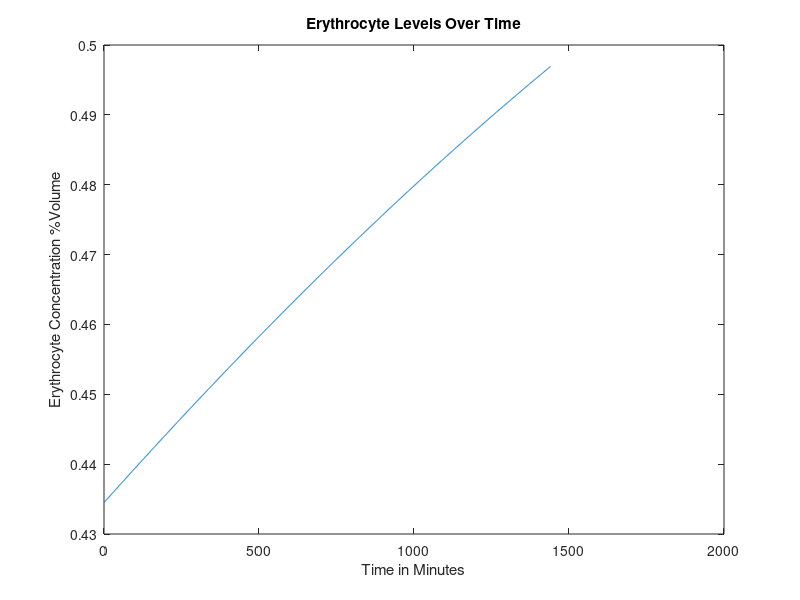
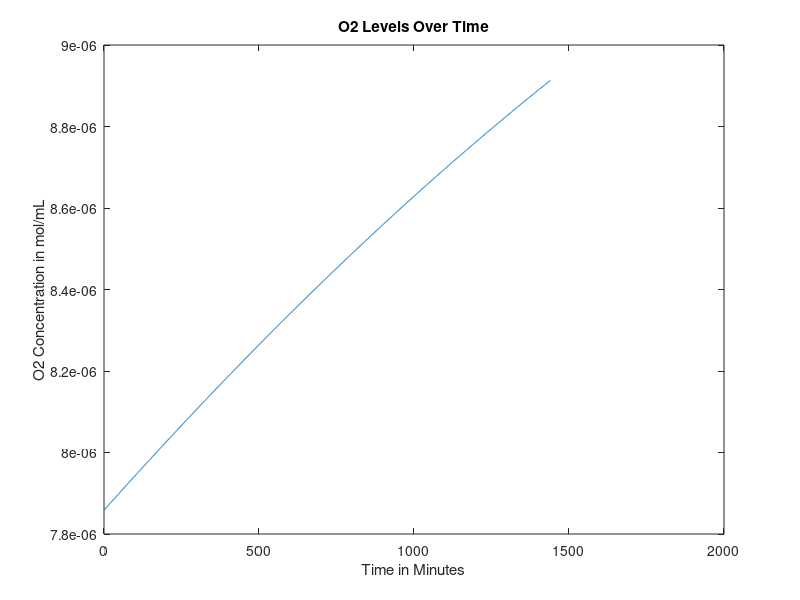
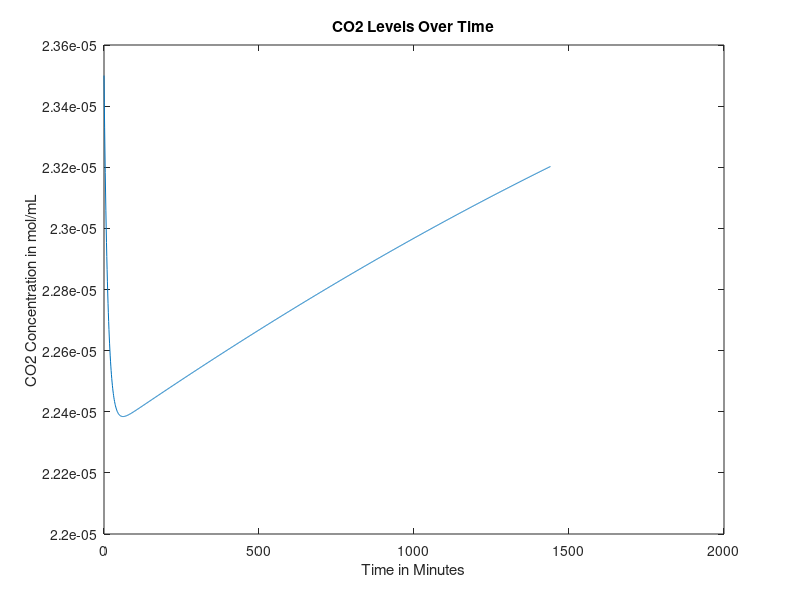
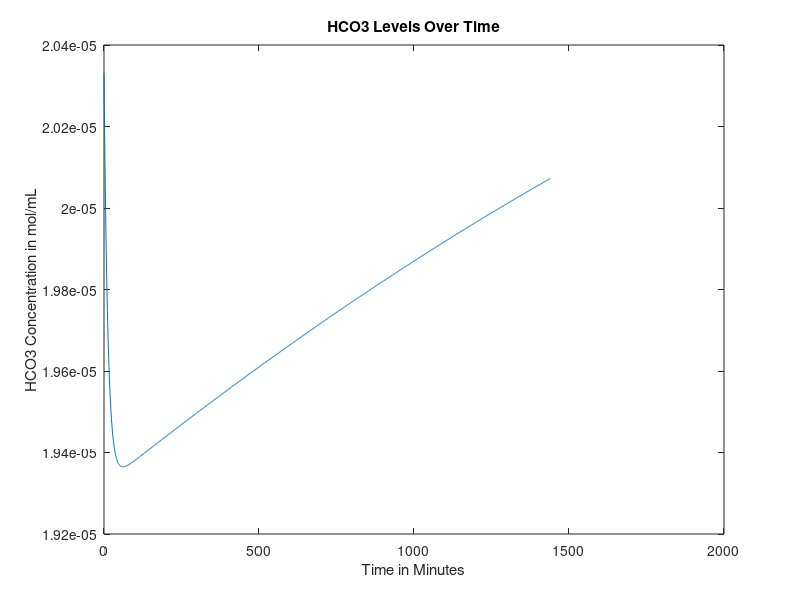

Write MATLAB code to recreate these figures, in order.
function mainfunction2FUCKINGBROKEN()

age = 50;%30; %Age in years
gender = 0; %Gender, 0=male, 1=female
mass = 70; %Weight in kg
anemia = 1; %Is the patient anemic? 1 if yes, 0 if no
FerritinStores = 0.0179; %Stored moles of iron in liver as ferritin
BP=100; %avg blood pressure in mmHg
RQ=0.825;%reaction quotients for the general body and
%RQheart=0.7;

if (40>=age) %if/else statement that sets heart rate based on age, in bpm
    baseheartrate = 60;
else 
    baseheartrate=70;
end


%Intake of various nutrients
carbs=130;
calciumintake=1000;
sodiumintake=500;

if gender==1
    ironintake=18;
else
    ironintake=8;
end

basebloodweight=0.07*mass; %sets mass of blood in the body based on percentage composition of blood and bodyweight
bloodweight=basebloodweight;

%SV=mass; %stroke volume, blood pumped out of heart per beat in mL

bloodflow0 = 1000*bloodweight/1.06; %blood flow out of heart per minute in mL, divided by density of 1.06 g/mL (steady state value)


% cvector = concentration vector, [cE, cNa, cCa, cIron, cGlucose, cO2,
% cCO2, cHCO3], where c = "concentration of", and the letters are our
% components


if gender == 0 %if statement sets volume percentage of red blood cells based on gender
    cE0 = 0.4345;
elseif gender == 1
    cE0 = 0.402;
end

%set concentration of O2 and CO2 in mol/mL at BTP in venous blood
cO2 = 0.00000785855;
cCO2 = 0.0000235;
%concentration of bicarbonate in venous blood, in mol/L
cHCO3 = 0.00002033;
%concnetartion of glucose in mol/mL
cGlucose = 0.0000055;
%Na concentration in mol/mL
cNa = 0.000137;
%Concentration of Ca in mol/mL
cCa = 0.00000118;
%Concentration of iron in mol/mL
cIron = 0.00012592;

cvector0 = [cE0 cO2 cCO2 cHCO3 cGlucose cNa cCa cIron]; %concentration in the blood, in moles? mL/mL of blood

cEtrack=[cvector0(1)];
cO2track=[cvector0(2)];
cCO2track=[cvector0(3)];
cHCO3track=[cvector0(4)];
cGlucosetrack=[cvector0(5)];
cNatrack=[cvector0(6)];
cCatrack=[cvector0(7)];
cIrontrack=[cvector0(8)];

bloodflowvec=[bloodflow0];
bloodweightvec=[bloodweight];
heartvec=[60];
BPvec=[100];
for loop=1:1440
    
   
    
    heartrate=70;%baseheartrate+0.1346*(cE0*bloodflow0-cvector0(1)*bloodflow0);
    heartvec=[heartvec heartrate];
    bloodflow0 = (heartrate/baseheartrate)*bloodflow0;
    % all blood per min for 60 beats per min -> all blood per 60 beats
    %(heartrate/60)*bloodflow0
    
    
    %Run initial venous blood through the heart
    [bloodflow, cvector, Ci] = lungs(bloodflow0, cvector0);
    %Run blood from lungs to the heart
    [bloodflow, cvector1] = heart(bloodflow, cvector, mass, Ci);
    %These three values are the blood flows that go from the heart to each
    %organ
    
    
    
    %Volumetric flow rate in and out of liver (mL/min)
    %Vi=Vj=V=100mL/min per 100g liver
    %Blood flow distribution will change during iron deficiency anemia but we
    %don't have a function modeling this yet
    
    if (18<=age) && (age<50)
        V=452+16.34*mass+11.85*age-166*gender;
    else
        V=1390+15.94*mass-12.86*age;
    end
    
    BFbraini=0.15*bloodflow;
    BFliveri=V;
    BFotherbloodi=bloodflow-BFbraini-0.3*BFliveri;
    %Process each of these three blood flows in their respective organs
    [BFbrainj, cvectorbrainj] = brain(BFbraini, cvector1, mass, Ci);
    
    [BFotherbloodj, cvectorotherbloodj, bloodweight1] = otherblood(BFotherbloodi, cvector1, carbs, calciumintake, sodiumintake, ironintake, Ci, RQ, anemia, bloodweight);
    bloodweight=bloodweight1;
    Mvectorotherbloodliver=0.7*V*cvectorotherbloodj;
    Mvectorheart=0.3*V*cvector1;
    cvectorliverin=(Mvectorotherbloodliver+Mvectorheart)/V;
    
    [BFliverj, cvectorliverj, FerritinStores1, BP1] = liver(BFliveri,cvectorliverin,gender,mass,Ci,FerritinStores,cE0,basebloodweight,bloodweight1, loop);
    %Redirect blood from liver to other blood and mix the two
    FerritinStores=FerritinStores1;
    Mvectorotherbloodj=(cvectorotherbloodj*(BFotherbloodj-0.7*V))+(cvectorliverj*BFliverj);
    %Add the blood flow from other blood and liver to get new blood volume
    BFotherbloodj=BFotherbloodj-0.7*V+BFliverj;
    %Do a weighted average to get a new cvector
    cvectorotherbloodj=Mvectorotherbloodj/BFotherbloodj;
    %Send 25% of the blood flow to the kidneys
    BFkidneyi=0.25*(BFbrainj+BFotherbloodj);
    %Subtract blood sent to kidneys from other blood
    BFotherbloodj=BFotherbloodj-BFkidneyi;
    %Have the kidneys process the blood they receive
    BPvec=[BPvec BP1];
    [BFkidneyj, cvectorkidneyj, bloodweightout] = kidney(BFkidneyi, cvectorotherbloodj,RQ,mass, Ci, BP1,bloodweight);
    bloodweight=bloodweightout;
    %Send blood processed in kidneys back to other blood, pool with brain, create Mvector
    Mvectorotherblood=(BFotherbloodj*cvectorotherbloodj)+(BFkidneyj*cvectorkidneyj)+(BFbrainj*cvectorbrainj);
    %Reset the bloodflow back into the lungs to the blood flow we just computed
    bloodflow0=BFotherbloodj+BFkidneyj+BFbrainj;
    bloodflowvec=[bloodflowvec bloodflow0];
    %Recompute cvector0 by dividing Mvectorotherblood by bloodflow0
    cvector0=Mvectorotherblood/bloodflow0;
    bloodweightvec=[bloodweightvec bloodweight];
    cEtrack=[cEtrack cvector0(1)];
    cO2track=[cO2track cvector0(2)];
    cCO2track=[cCO2track cvector0(3)];
    cHCO3track=[cHCO3track cvector0(4)];
    cGlucosetrack=[cGlucosetrack cvector0(5)];
    cNatrack=[cNatrack cvector0(6)];
    cCatrack=[cCatrack cvector0(7)];
    cIrontrack=[cIrontrack cvector0(8)];
    
    A = [cvector; cvector1; cvectorbrainj; cvectorotherbloodj; cvectorliverj; cvectorkidneyj; cvector0];
end

figure
plot(0:loop(end),cEtrack)
title('Erythrocyte Levels Over Time')
xlabel('Time in Minutes')
ylabel('Erythrocyte Concentration %Volume')

figure
plot(0:loop(end),cO2track)
title('O2 Levels Over Time')
xlabel('Time in Minutes')
ylabel('O2 Concentration in mol/mL')

figure
plot(0:loop(end),cCO2track)
title('CO2 Levels Over Time')
xlabel('Time in Minutes')
ylabel('CO2 Concentration in mol/mL')

figure
plot(0:loop(end),cHCO3track)
title('HCO3 Levels Over Time')
xlabel('Time in Minutes')
ylabel('HCO3 Concentration in mol/mL')

figure
plot(0:loop(end),cGlucosetrack)
title('Glucose Levels Over Time')
xlabel('Time in Minutes')
ylabel('Glucose Concentration in mol/mL')

figure
plot(0:loop(end),cNatrack)
title('Na Levels Over Time')
xlabel('Time in Minutes')
ylabel('Na Concentration in mol/mL')

figure
plot(0:loop(end),cCatrack)
title('Ca Levels Over Time')
xlabel('Time in Minutes')
ylabel('Ca Concentration in mol/mL')

figure
plot(0:loop(end),cIrontrack)
title('Iron Levels Over Time')
xlabel('Time in Minutes')
ylabel('Iron Concentration in mol/mL')

figure
plot(0:loop(end), bloodflowvec)
title('Bloodflow Over Time')
xlabel('Time in Minutes')
ylabel('Bloodflow in mL/min')

figure
plot(0:loop(end), bloodweightvec)
title('Blood Volume Over Time')
xlabel('Time in Minutes')
ylabel('Blood Volume')

figure
plot(0:loop(end), heartvec)
title('Heart Rate Over Time')
xlabel('Time in Minutes')
ylabel('Heart Rate')

figure
plot(0:loop(end), BPvec)
title('BP Over Time')
xlabel('Time in Minutes')
ylabel('BP')
end

function [bloodout, Cout, Ci] = lungs(vblood, Cvector)
Cout = [];
% Finding volumetric flow rate out of oxygen
CiO2 = 0.000001964637; %5mL/100mL becomes .000001964637 mol
%CdeoxygenatedO2 = 0.16; %from graph and partial pressure of oxygen in entering deoxygenated blood being...
Ci=CiO2*vblood;                       %40 mmHg (this might also depend on hemoglobin)
nO2i = vblood*(Cvector(2)+CiO2); %O2 in, mL/min
nO2cons = 0.05*CiO2*vblood;%.0002082515; %5.3 mL/min becomes .0002082515 mol/min
nO2j = nO2i - nO2cons; %O2 out, mol/min
Cout(2) = nO2j/vblood; %mol/mL

% Finding volumetric flow rate out of carbon dioxide
nCO2i = vblood*Cvector(3);
nCO2cons = nCO2i*(1-(48/52));%vblood*(.0000015716531); %vblood(mL/min) and concentration of blood consumed (mol/mL)
%CjCO2 = 0.48; %48 mL/100 mL, should be dependent on hemoglobin, oxygen, things like that
nCO2j = nCO2i - nCO2cons; %CO2 out, L/min
Cout(3) = nCO2j/vblood;

% Finding volumetric flow rate out of bicarbonate
rHCO3CO2 = Cvector(4)/Cvector(3); %ratio of bicarbonate to carbon dioxide in blood leaving lungs
nHCO3j = rHCO3CO2*nCO2j; %HCO3 out, mol/min
Cout(4) = nHCO3j/vblood;

% Finding volumetric flow rate out of calcium
Cout(7) = Cvector(7); %calcium out, L/min

Cout(8) = Cvector(8); %iron concentration doesn't change in lungs
% Finding volumetric flow rate out of sodium
Cout(6) = Cvector(6); %sodium out, L/min

% Finding volumetric flow rate out of erythrocytes
Cout(1) = Cvector(1);

% Finding volumetric flow rate out of glucose

nglucosecons = nO2cons/6; %molar flow rate of glucose consumed, mol/min, in terms of O2 consumed
nGlucosei = Cvector(5)*vblood;
nGlucosej = nGlucosei - nglucosecons; %molar flow rate of glucose out, mol/min
Cout(5) = nGlucosej/vblood;
bloodout = vblood;
end

function [bloodflowj, cvectorj] = brain(bloodflowi, cvectori, mass, Ci)
%Blood volume conserved
bloodflowj=bloodflowi;

brainmass=0.02*mass*1000; %gives brain mass in grams as 2% body mass
Mvector=bloodflowi*cvectori;
%Create a null vector for cvectorj
cvectorj=zeros(1,8);
%Sets inflows equal to outflows for erythrocytes, Na, Ca, Iron
cvectorj(1)=cvectori(1);
cvectorj(6)=cvectori(6);
cvectorj(7)=cvectori(7);
cvectorj(8)=cvectori(8);

%Consume oxygen at 18.4% of intake rate
MO2j=Mvector(2)-0.184*Ci;
%Consume glucose at a rate of 5.6 mg per 100g brain mass per minute
MGlucosej=Mvector(5)-(0.00003108*(brainmass/100));%moles of glucose in - glucose requirements per mon in moles/minute
%Calculate CO2 produced based on glucose consumed via respiration equation
MCO2j=Mvector(3)+6*(0.6660746/1440);
%Calculate HCO3 made when the CO2 is produced
rHCO3CO2=Mvector(4)/Mvector(3); %ratio of bicarbonate to carbon dioxide in blood leaving lungs
HCO3j=Mvector(4)+rHCO3CO2*6*(0.6660746/1440);

%Calculate values above as concentrations and add them to cvectorj
cvectorj(2)=MO2j/bloodflowj;
cvectorj(5)=MGlucosej/bloodflowj;
cvectorj(3)=MCO2j/bloodflowj;
cvectorj(4)=HCO3j/bloodflowj;

end

function [outflow, Cout] = heart(flow,Cvector,weight, Ci)

Cout = [];

% Finding concentration out of glucose
Cout(5)=Cvector(5);
% Finding concentration out of erythrocytes
Cout(1)=Cvector(1);
% Finding concentration out of sodium
Cout(6)=Cvector(6);
% Finding concentration out of iron
Cout(8)=Cvector(8);
% Finding concentration out of calcium
Cout(7)=Cvector(7);

heartmass = weight*.003;
nO2cons = 0.116*Ci; %mL/min*mol/mL=mol/min
Cout(2) = (Cvector(2)*flow - nO2cons)/flow;
CO2gen = .7*nO2cons; %using respiratory quotient in the heart
Cout(3) = (Cvector(3)*flow + CO2gen)/flow;
rHCO3CO2 = Cvector(4)/Cvector(3); %ratio of bicarbonate to carbon dioxide in blood leaving lungs
nHCO3j = rHCO3CO2*CO2gen; %HCO3 out, mol/min
Cout(4) = (Cvector(4)*flow + nHCO3j)/flow;

outflow = flow;
end




function [bloodflowj, cvectorout, FerritinStores1, BP1]=liver(V,cvectori,G,mass,Ci,FerritinStores, cE0, basebloodweight, bloodweight, loop)
%This function will deliver output volumetric flow rates for the concentration of
%the 8 components (mol/mLmin) out of the liver
%Input: G=Gender (1 if female, 0 if male)
%W=weight of person (kg); A=age of person (years)
%cvector=[cE,cO2,cCO2,cHCO3,cGlucose,cNa,cCa,cFe)
%Outputs are all in concentration flow rates (mol/mLmin) out

%Initializes cvectorout
cvectorout=[0,0,0,0,0,0,0,0];



%Calculates concentration flow rate of red blood cells out
%p=blood density in amount per mL
%Vbody=Volume of body in mL. Calculating assuming 7% of total body weight
%is blood, then divided by density of blood to find volume of blood
%RBCj=raw numerical flow rate of red blood cells out/min
%RBCi=raw numerical flow rate of RBC in/min
%nRBCj=molar flow rate of RBC out/min
%RBCcons=consumption rate of RBC/min
%No generation of RBC in liver

p=1.2e10; %number of red blood cells per mL of PURE red blood cells

%Calculate volume of the body
Vblood=0.07*mass*1000/1.056;
%Calculate the number of RBCs entering liver based on concentration,
%flow rate, and pure RBC density
RBCi=p*V*cvectori(1);
%Consume some based on body size
RBCcons=5.55555e-6*cvectori(1)*Vblood;
%Find pure volume of RBCs we now have based on number and density
VRBCj=(RBCi-RBCcons)/p;
%Calculate volume of plasma that entered
Vplasma=V*(1-cvectori(1));
%Calculate new concentrations based on volumeRBCs/total volume
cvectorout(1)=VRBCj/(VRBCj+Vplasma);
%Bloodflow out = blood cells out + plasma volume
bloodflowj=Vplasma+VRBCj;

%Calculates concentration flow rate of O2 out
%No generation of O2
%nO2i=molar flow rate of O2/min in
%nO2j=molar flow rate of O2/min out
%nO2cons=molar consumption rate of O2/min
nO2i= cvectori(2)*V;
nO2cons=0.204*Ci;
nO2j=nO2i-nO2cons;
cvectorout(2)=nO2j/V;

%Calculates the required intake of protein in grams/min given a
%person's demographic information
%dprotein=daily protein intake in g/day
%protein=protein intake in g/min
dprotein=0.8*mass;
protein=dprotein/1440;

%Calculates concentration flow rate of CO2 out
%nCO2i=molar flow rate of CO2/min in
%nCO2j=molar flow rate of CO2/min out
%nCO2gen=molar flow rate of CO2/min generated
%RQ=Respiratory Quotient=mol CO2 produced/mol O2 consumed
RQ=0.825;
rHCO3CO2 = cvectori(4)/cvectori(3);
nCO2gen=RQ*nO2cons;
nCO2i=cvectori(3)*V;
nCO2j=nCO2i+nCO2gen-((protein/100)/rHCO3CO2);
cvectorout(3)=nCO2j/V;


%Calculates the concentration flow rate of Bicarbonate out
%Assume no generation of bicarbonate
%%Also liver just takes in bicarbonate from the heart and stomach
%1mole bicarbonate ions consumed by liver per 100g protein/day
%rHCO3CO2 = cvectori(4)/cvectori(3); %ratio of bicarbonate to carbon dioxide in blood leaving lungs
nHCO3gen = rHCO3CO2*nCO2gen; %HCO3 out, mol/min
nHCO3i=cvectori(4)*V;
nHCO3j=nHCO3i-(protein/100)+nHCO3gen;
cvectorout(4)=nHCO3j/V;

%Calculates the concentration flow rate of Na2+ out
%Assume no generation of Na2+, only in, out, and consumption
%nNai=molar flow rate of sodium in
%nNacons=molar flow rate of sodium consumed given that 10% of bile salts
%are consumed, approx 600mL are produced per day, and there are 135mM Na+
%ions in bile.
%nNaj=molar flow rate of sodium out
nNacons=9.375e-9;
nNai=cvectori(6)*V;
nNaj=nNai-nNacons;
cvectorout(6)=nNaj/V;

%Calculates the concentration flow rate of Ca2+ out
%Assume no generation nor consumption.
%cCai=concentration flow rate of Ca2+ in mol/mLmin in
%cCaj=concentration flow rate of Ca2+ in mol/mLmin out
cvectorout(7)=cvectori(7);
%Calculates the concentration flow rate of Fe out
%Assume no generation since

% Glucose needs a big ol generation term
consumeorgenerate=0.8144*(cvectori(5)*10^6)^3-9.622*(cvectori(5)*10^6)^2+108.74*(cvectori(5)*10^6)-480.69;
scalingterm = 300/(26*mass*10^-6);
if consumeorgenerate < 0
    nGlucosegen=abs(consumeorgenerate)/scalingterm;
    nGlucosecons=0;
elseif consumeorgenerate > 0
    nGlucosecons=abs(consumeorgenerate)/scalingterm;
    nGlucosegen=0;
else
    nGlucosegen=0;
    nGlucosecons=0;
end
nGlucosebasalcons = nO2cons/6;
nGlucosei = cvectori(5)*V;
nGlucosej = nGlucosei + nGlucosegen - nGlucosecons - nGlucosebasalcons;
cvectorout(5) = nGlucosej/V;

% Iron gets packaged into ferritin in the liver, to be stored and used
% later if we run low


%determine molar flow rate of iron in
Mironin=V*cvectori(8);
Mirondif=(V*0.00012592)-Mironin;%this number is desired steady state iron concentration in the blood

if Mirondif < 0
    FerritinStores1=FerritinStores-Mirondif;
    cvectorout(8)=0.00012592;
elseif Mirondif == 0
    cvectorout(8)=cvectori(8);
    FerritinStores1=FerritinStores;
    
elseif FerritinStores > Mirondif && Mirondif>0
    Mironadd=Mirondif;
    FerritinStores1=FerritinStores-Mironadd;
    cvectorout(8)=(Mironadd+Mironin)/V;

elseif FerritinStores < Mirondif && Mirondif>0
    Mironadd=FerritinStores;
    cvectorout(8)=(Mironadd+Mironin)/V;
    FerritinStores1=0;
  
elseif FerritinStores == Mirondif && Mirondif>0
    FerritinStores1=0;
    Mironadd=FerritinStores;
    cvectorout(8)=(Mironadd+Mironin)/V;

elseif FerritinStores == 0 && Mirondif>0
    FerritinStores1=0;
    cvectorout(8)=cvectori(8);
end

%Calculate current blood pressure based on hematocrit and blood volume
BP1=(38.178*log(bloodweight/basebloodweight)+100);%*(1.8886*(cvectori(1)/cE0)-0.8886);
end


function [bloodflowj, cvectorj, bloodweightout] = kidney(bloodflowi, cvectori, RQ, mass, Ci, BP1, bloodweightin)
T=1440;%Multiplier that scales up the time period of interest to one day (required for glucose equation)
Kidneymass=(300/70000)*mass; %mass of the kidneys combined in grams

waterout=1.389*(0.0003*(BP1)^2-0.0257*BP1+0.57); %water removed in mL/min

%if statement makes sure we can nener have negative water removed
%(theoretically possible toward very end of our graph)
if waterout > 0
    waterout=waterout;
elseif waterout <= 0
    waterout=0;
end


%Initialize all intakes
Mvector=bloodflowi*cvectori;
bloodflowj=bloodflowi-waterout;
bloodweightout=bloodweightin-(waterout/1000);
%Consume relevant compounds to create outlet values

MEj=Mvector(1);
MIronj=Mvector(8);

MO2j=Mvector(2)-0.072*Ci;
% Find mol/min O2 consumed
%MO2cons = Mvector(2) - MO2j;
% Convert to mL/min per 100g
%MO2cons = (MO2cons/0.0000392927)/(Kidneymass/100);
% Find mmol/min per 100g Na consumed
%MNacons = (MO2cons - 0.5)/0.1;
% Convert to mol/min
%MNacons = (MNacons/1000)*(Kidneymass/100);

%this is new sodium stuff

PNaconc=cvectori(6)*1e6; %plasma sodium concentration, converted to mmol/L for the sake of the equation
%Naremoved=0.0043*(PNaconc)^3 - 1.6942*(PNaconc)^2 + 223.58*PNaconc - 9925; %sodium removed, micromol per minute
Naremoved=0.0003*exp(0.0817*PNaconc);%sodium removed, micromol per minute
MNaremoved=Naremoved/1e6;%sodium removed in moles
MNaj = Mvector(6) - MNaremoved;

%this is old sodium stuff
% MNacons = (100/1440)/1000;
% MNaj = Mvector(6) - MNacons;





MCaj=Mvector(7) - 3.8981e-09*bloodflowi;
MGlucosej=Mvector(5)-(Mvector(5)*(0.226/((Mvector(5))*T)));
MCO2j=Mvector(3)+((Mvector(2)-MO2j)*RQ);
rHCO3O2=Mvector(4)/Mvector(3);
MHCO3gen=rHCO3O2*((Mvector(2)-MO2j)*RQ);
MHCO3j=Mvector(4)+MHCO3gen;%-0.15*(Mvector(4))+(.004/T)

%Recompute all concentrations using original mass of blood and new values

cIronj=MIronj/bloodflowj;
cNaj=MNaj/bloodflowj;
cO2j=MO2j/bloodflowj;
cCO2j=MCO2j/bloodflowj;
cEj=MEj/bloodflowj;
cGlucosej=MGlucosej/bloodflowj;
cHCO3j=MHCO3j/bloodflowj;
cCaj=MCaj/bloodflowj;

cvectorj=[cEj cO2j cCO2j cHCO3j cGlucosej cNaj cCaj cIronj];

end

function [outflow, Cout, bloodweight1] = otherblood(flow, Cin, carbs, calciumintake, sodiumintake, ironintake, Ci, RQ, anemia, bloodweight)
Cout = [];
bleed=0.5;%rate of bleeding in mL/min
waterin=1.389; %water flow rate in, in mL/min


%Accounts for the bleeding of a certain volume at a steady rate when the
%patient is anemic    
if anemia == 0
outflow = flow+waterin;
bloodweight1=bloodweight+(waterin/1000);
else
outflow = flow - bleed+waterin;%arbitrarily set bleeding rate to 0.5 mL/min
bloodweight1=bloodweight-(bleed/1000)*1.056+(waterin/1000); %track blood loss as by subtracting mass lost from bloodweight
end
%hopefully this adds blood cells
bloodvol=0.07*70*1000/1.056;
RBCnumber=5.4e9*bloodvol;
RBCgen=0.008*RBCnumber/1440;
mLgen=RBCgen/1.2e10;

Cout(1) = (Cin(1)*flow+mLgen)/outflow;



Cout(2) = (Cin(2)*flow-0.374*Ci)/outflow;
nCO2gen = 0.374*Ci*RQ;
Cout(3) = (Cin(3)*flow + nCO2gen)/outflow;
rHCO3CO2 = Cin(4)/Cin(3);
Cout(4) = (Cin(4)*flow + nCO2gen*rHCO3CO2)/outflow;
Cout(5) = (flow*Cin(5) + (.8*carbs)/(180.156*1440))/outflow; %130g of carbs, 80 percent is directly translated to glucose, 20% is fructose and galactose which goes to the liver and may be converted to glucose at a later stage so another term is incoming
Cout(6) = (flow*Cin(6) + (sodiumintake/(700*22.99*1440)))/outflow; %500 mg of sodium needed for vital functions so start with sodium intake being 500 mg
Cout(7) = (flow*Cin(7) + (calciumintake*.26)/(1000*40.08*1440))/outflow; %calcium intake should be around 1000 mg
Cout(8) = (flow*Cin(8)+ (ironintake*.18)/(1000*55.845*1440)-1/(1440*1000*55.845))/outflow;%iron intake will be approximately 8 mg for males and 18 mg for females

end